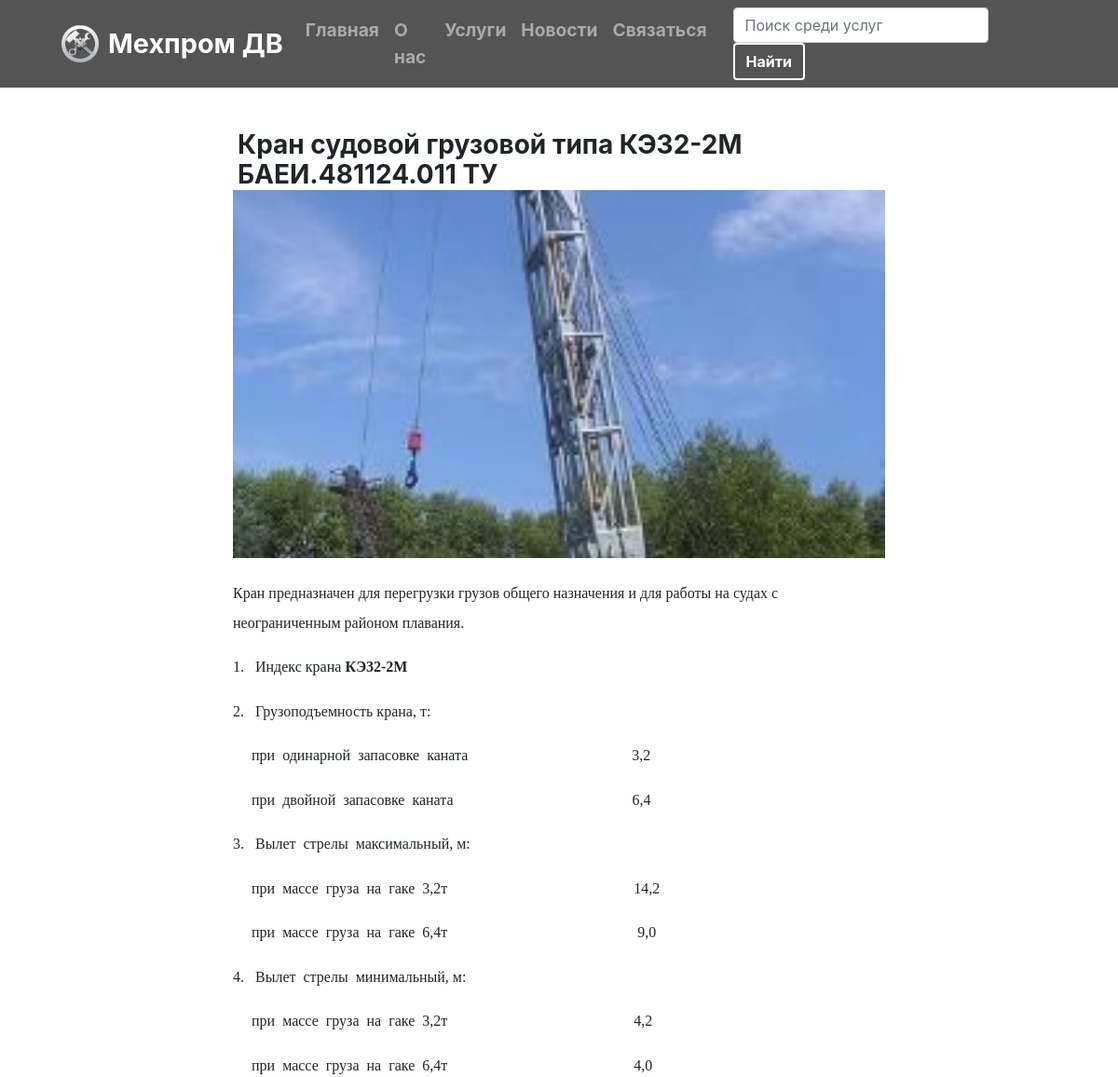
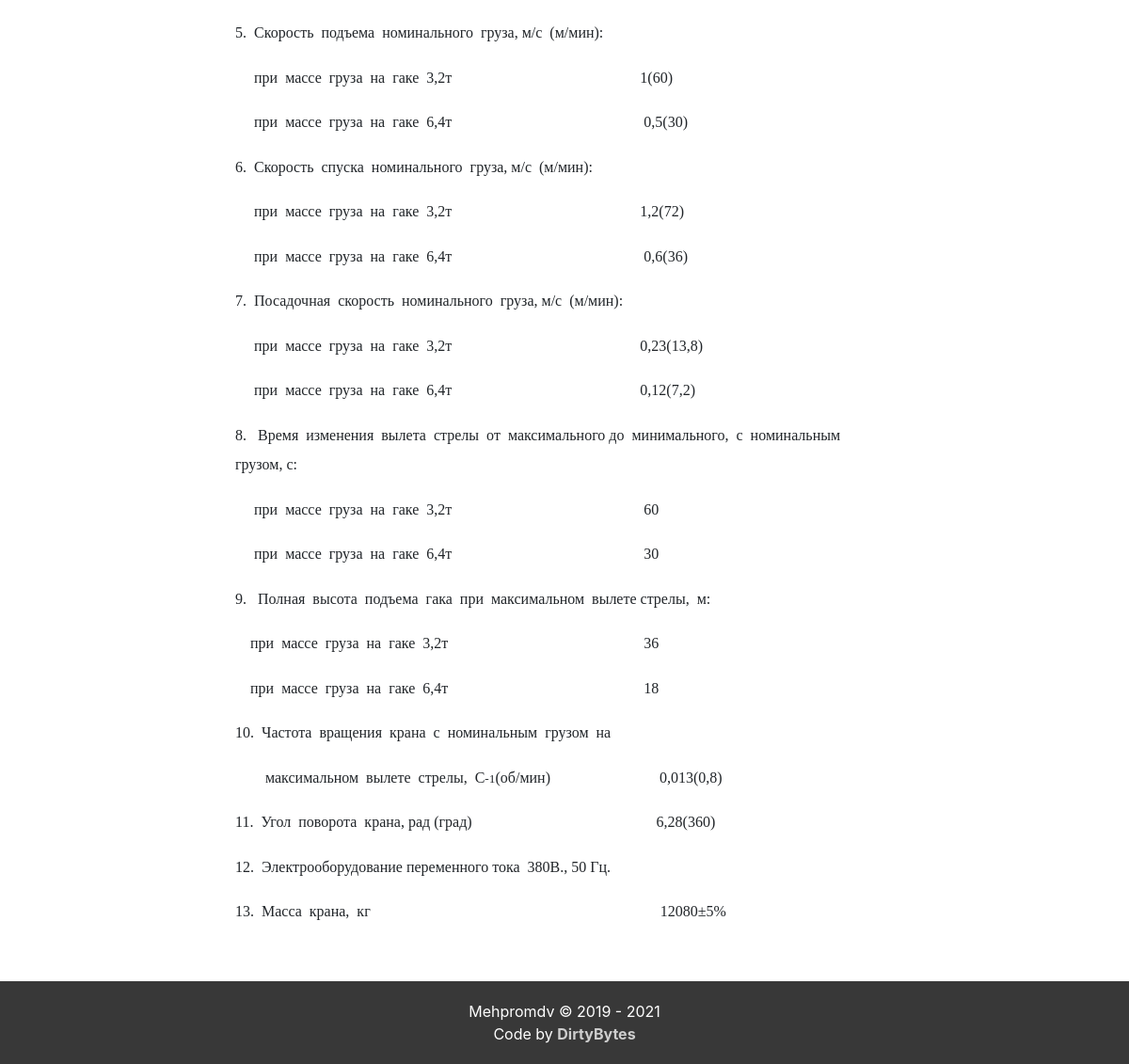
The app's page /product/2 with its own data (2 pictures, top to bottom).
### web/models.py (models this page shows, shortened)
class Product(models.Model):
	CATEGORY = [
		(11, 'Судовой'),
		(12, 'Пирсовый'),
		(13, 'Съемный портальный'),
		(14, 'Балки грузовые'),
		(15, 'Грузовой специальный'),
		(16, 'Грузовой арктический'),
		(21, 'Грузовой - перем. ток | мал. ср.'),
		(22, 'Грузовой - перем. ток | бол.'),
		(23, 'Пром. Грузовой - эл. привод | мал.'),
		(24, 'Пром. Грузовой - перем. ток | бол.'),
		(25, 'Вьюшка топенантная - перем. ток'),
		(26, 'Подъемно тяговая - перем. ток'),
		(27, 'Грузовой - перем. ток'),
		(28, 'Гидрологический'),
		(29, 'Пром. Лебедка или комплекс'),
		(210, 'Буксирная автом. эл. привод'),
		(211, 'Буксирно-технологическая эл. привод'),
		(212, 'Шлюпочная - гидр. привод'),
		(217, 'Трелевочная'),
		(218, 'Люктового закрытия - перем. ток'),
		(219, 'Траповая - перем. ток'),
		(31, 'Водоструйный стационарный'),
		(32, 'Водоструйный переносной')
	]
	name = models.CharField(max_length = 120)
	category = models.PositiveSmallIntegerField( ("category"), choices=CATEGORY )
	img = models.ImageField(upload_to='product/', blank=True)
	text = models.TextField()

### web/views.py (the view)
# urls.py: path('product/<int:id>', views.productpage),
def productpage(request, id):
	productpage = Product.objects.get(id=id)
	return render(request, 'productpage.html', {'productpage':productpage})

### web/templates/productpage.html (shortened to what this page needs)
<!DOCTYPE html>
<html>
<head>
	{% load static %}
	<link rel="stylesheet" type="text/css" href="{% static '/web/css/create.css' %}">
	<link rel="stylesheet" type="text/css" href="{% static '/web/css/include.css' %}">
	<link rel="stylesheet" type="text/css" href="{% static '/web/css/bootstrap.css' %}">
</head>
<body>
{% block content %}
{% include 'header.html' %}
<div class="create-productpage-block">
	<div class="create-title">{{productpage.name}}</div>
	<div class="create-img" style="background-image: url({{productpage.img.url}});"></div>
	<div class="create-productpage-text">{{productpage.text|safe}}</div>
</div>
{% include 'footer.html' %}
{% endblock %}
</body>
</html>

### web/static/web/css/create.css (style rules this page uses)
.create-productpage-block { height: auto; min-height: 800px; max-width: 700px; margin: 40px auto 0 auto; overflow: hidden; }
.create-title { width: 100%; height: 70px; font-weight: bold; font-size: 28px; line-height: 32px; overflow: hidden; padding: 5px 5px 0 5px; }
.create-img { max-width: 700px; height: 395px; background-size: cover; background-position: center; margin: auto; }
.create-productpage-text { margin: 20px 0 20px 0; font-size: 21px; }

### web/static/web/css/include.css (style rules this page uses)
* { margin: 0; padding: 0; scroll-behavior: smooth; }

### records on screen
Product: name "Кран судовой грузовой типа КЭ32-2М БАЕИ.481124.011 ТУ", img (picture), text "Кран предназначен для перегрузки грузов общего назначения и для работы на судах с неограниченным районом плавания. 1. Индекс крана КЭ32-2М 2. Грузоподъемность крана, т: при одинарной запасовке каната 3,2 при двойной запасовке каната 6,4 3. Вылет стрелы максимальный, м: при массе груза на гаке 3,2т 14,2 при массе груза на гаке 6,4т 9,0 4. Вылет стрелы минимальный, м: при массе груза на гаке 3,2т 4,2 при массе груза на гаке 6,4т 4,0 5. Скорость подъема номинального груза, м/с (м/мин): при массе груза на гаке 3,2т 1(60) при массе груза на гаке 6,4т 0,5(30) 6. Скорость спуска номинального груза, м/с (м/мин): при массе груза на гаке 3,2т 1,2(72) при массе груза на гаке 6,4т 0,6(36) 7. Посадочная…"
